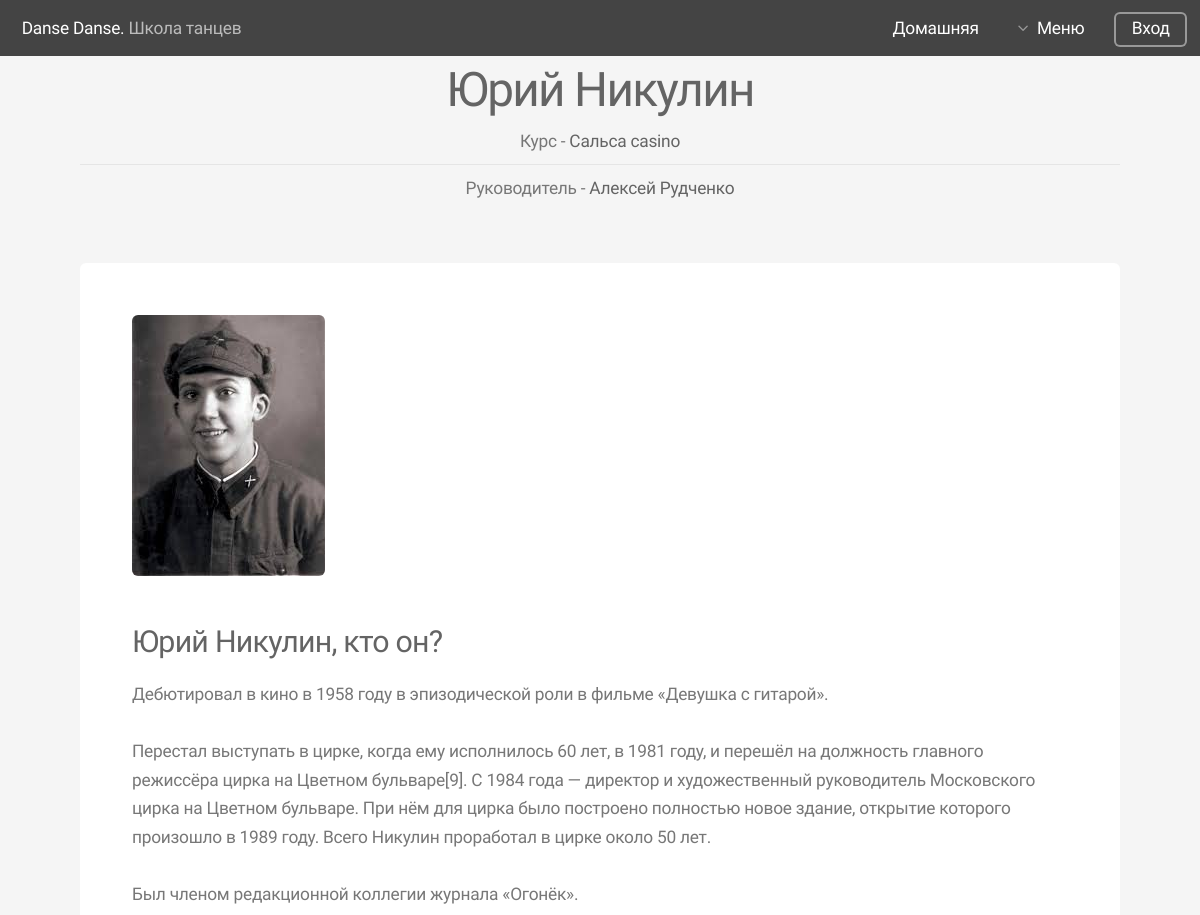
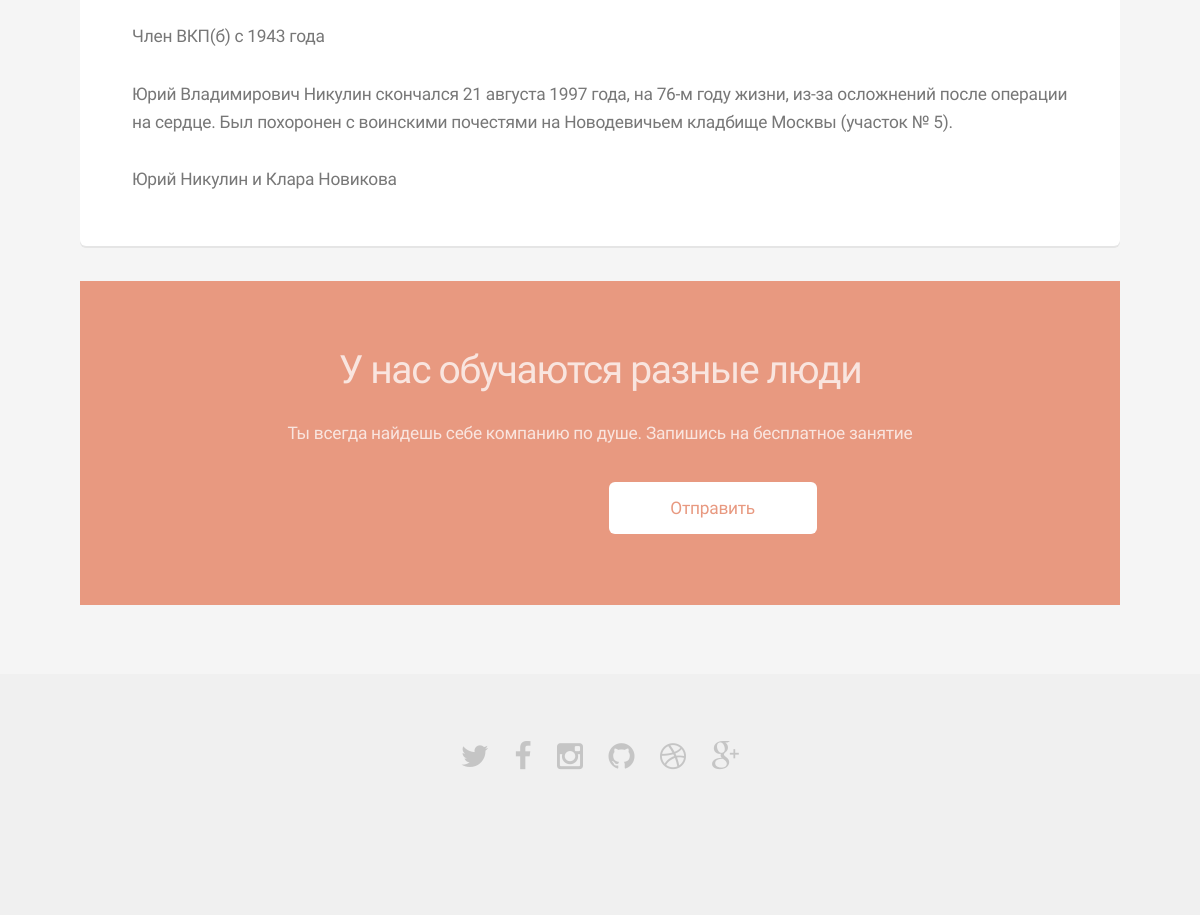
The app's page /students/1/ with its own data (2 pictures, top to bottom).
### students/models.py (models this page shows, shortened)
class Students(models.Model):
	photo = models.ImageField(verbose_name='Фото', null=True, max_length=100, help_text = 'Загрузите фотографию')
	name = models.CharField(null=True, verbose_name='Имя', max_length=50, help_text = 'Введите имя')
	surname = models.CharField(null=True, blank=True, verbose_name='Фамилия', max_length=50, help_text = 'Введите фамилию')
	date_of_birth = models.DateField(null=True, verbose_name='Дата рождения', help_text = 'Введите дату в формате ГГГГ-ММ-ДД')
	side = models.ForeignKey('instructors.Course', on_delete=models.CASCADE, null=True, verbose_name='Программа подготовки')
	lider = models.ForeignKey('instructors.Instructor', on_delete=models.CASCADE, null=True, verbose_name='Руководитель')
	description = models.TextField(null=True, blank=True, help_text = 'В данное поле вводится краткая биография и основные черты личности', verbose_name='Описание')
	gender = models.CharField(verbose_name='Пол', null=True, blank=True, max_length=1, choices = (('М', 'Мужчина'), ('Ж', 'Женщина')))

### instructors/models.py (models this page shows, shortened)
class Course(models.Model):
	name = models.CharField(null=True, max_length=225)
	def __str__(self):
		return self.name

class Instructor(models.Model):
	photo = models.ImageField(verbose_name='Имя', null=True, max_length=100, help_text = 'Загрузите фотографию')
	name = models.CharField(verbose_name='Имя', max_length=255, help_text = 'Введите имя')
	surname = models.CharField(verbose_name='Фамилия', max_length=225)
	gender = models.CharField(verbose_name='Пол', null=True, blank=True, max_length=1, choices = (('М', 'Мужчина'), ('Ж', 'Женщина')))
	course = models.ManyToManyField(Course, verbose_name='Курс')
	date_of_birth = models.DateField(null=True, blank=True)
	emaill = models.EmailField(unique=True, null=True)
	is_active = models.BooleanField(default=True)
	position = models.ForeignKey('Position', on_delete=models.CASCADE, null=True)
	user = models.OneToOneField(settings.AUTH_USER_MODEL, on_delete=models.CASCADE,null=True)
	description = models.TextField(null=True, blank=True, help_text = 'В данное поле вводится краткая биография и основные черты личности', verbose_name='О себе')
	phone = models.CharField(max_length = 15, null=True, blank=True)
	'''
	phone = models.CharField(max_length = 15, null=True, blank=True)
	slug = models.SlugField(unique=True)
	gender = models.CharField(max_length=1, choices = (('m', 'Male'), ('f', 'Female')))
	'''

### students/views.py (the view)
# urls.py: re_path(r'^students/(?P<students_id>\d+)/$', personal_stud, name='personal_stud'),
def personal_stud(request, students_id):
	person = get_object_or_404(Students, pk=students_id)
	return render (request, 'personal_stud.html', {'personal_stud':person})

### templates/personal_stud.html (shortened to what this page needs)
{% extends 'base.html' %}
{% load staticfiles %}
{% block main %}
		<br/><br/>
		<br/><br/><br/><br/><br/><br/>
					<section id="main" class="container">
				<header>
					<h2>{{ personal_stud.name }} {{ personal_stud.surname }}</h2>
						<ul class="alt">
							<li>Курс - <strong>{{ personal_stud.side }}</strong></li>
							<li>Руководитель - <strong>{{ personal_stud.lider.name }} {{ personal_stud.lider.surname }}</strong></li>
						</ul>
				</header>
				<div class="box">
					<div class="box alt"><span class="image"><img src="{{ personal_stud.photo.url }}" alt="" /></span></div>
					{% if personal_stud.gender == 'М' %}
					<h3>{{ personal_stud.name }} {{ personal_stud.surname }}, кто он?  </h3>
					{% else %}
					<h3>{{ personal_stud.name }} {{ personal_stud.surname }}, кто она? </h3>
					{% endif %}
					<p>{{ personal_stud.description|linebreaksbr }} </p>
				</div>
{% include 'inc_send_email.html' %}
			</section>
{% endblock %}

### static/css/skel.css (style rules this page uses)
html,body,div,span,applet,object,iframe,h1,h2,h3,h4,h5,h6,p,blockquote,pre,a,abbr,acronym,address,big,cite,code,del,dfn,em,img,ins,kbd,q,s,samp,small,strike,strong,sub,sup,tt,var,b,u,i,center,dl,dt,dd,ol,ul,li,fieldset,form,label,legend,table,caption,tbody,tfoot,thead,tr,th,td,article,aside,canvas,details,embed,figure,figcaption,footer,header,hgroup,menu,nav,output,ruby,section,summary,time,mark,audio,video { margin:0;padding:0;border:0;font-size:100%;font:inherit;vertical-align:baseline; }
article,aside,details,figcaption,figure,footer,header,hgroup,menu,nav,section { display:block; }
body { line-height:1; }
ol,ul { list-style:none; }
body { -webkit-text-size-adjust:none }
*, *:before, *:after { -moz-box-sizing: border-box; -webkit-box-sizing: border-box; box-sizing: border-box; }
body { min-width: 60em; }
.container { margin-left: auto; margin-right: auto; width: 60em; }

### static/css/style.css (style rules this page uses)
body { background: #f5f5f5; }
body, input, select, textarea { color: #777; font-family: "Source Sans Pro", sans-serif; font-size: 16pt; font-weight: 300; line-height: 1.65em; letter-spacing: -0.015em; }
strong, b { color: #646464; font-weight: 400; }
p { margin: 0 0 2em 0; }
h1, h2, h3, h4, h5, h6 { color: #646464; font-weight: 300; line-height: 1em; margin: 0 0 0.5em 0; }
h2 { font-size: 2.25em; line-height: 1.5em; letter-spacing: -0.035em; }
h3 { font-size: 1.75em; line-height: 1.5em; letter-spacing: -0.025em; }
.box { background: #fff; border-radius: 6px; box-shadow: 0 2px 0 0 #e5e5e5; margin: 0 0 2em 0; padding: 3em; }
.box > :last-child { margin-bottom: 0; }
.box.alt { background: none !important; border-radius: 0 !important; box-shadow: none !important; margin: 0 0 2em 0; padding: 0 !important; }
.image { border-radius: 6px; border: 0; display: inline-block; position: relative; }
.image img { border-radius: 6px; display: block; }
ul { list-style: disc; margin: 0 0 2em 0; padding-left: 1em; }
ul li { padding-left: 0.5em; }
ul.alt { list-style: none; padding-left: 0; }
ul.alt li { border-top: solid 1px #e5e5e5; padding: 0.5em 0; }
ul.alt li:first-child { border-top: 0; padding-top: 0; }
#main { padding: 4em 0; }
#main > header { text-align: center; margin: 0 0 3em 0; }
#main > header h2 { font-size: 2.75em; margin: 0; }
body.landing #main { margin-top: -14em; }

### static/css/style-wide.css (style rules this page uses)
body, input, select, textarea { font-size: 13pt; }

### static/css/style-normal.css (style rules this page uses)
body, input, select, textarea { font-size: 11pt; }

### records on screen
Students: name "Юрий", surname "Никулин", side "Сальса casino", lider.name "Алексей", lider.surname "Рудченко", photo (picture), description "Дебютировал в кино в 1958 году в эпизодической роли в фильме «Девушка с гитарой». Перестал выступать в цирке, когда ему исполнилось 60 лет, в 1981 году, и перешёл на должность главного режиссёра цирка на Цветном бульваре[9]. С 1984 года — директор и художественный руководитель Московского цирка на Цветном бульваре. При нём для цирка было построено полностью новое здание, открытие которого произошло в 1989 году. Всего Никулин проработал в цирке около 50 лет. Был членом редакционной коллегии журнала «Огонёк». Член ВКП(б) с 1943 года Юрий Владимирович Никулин скончался 21 августа 1997 года, на 76-м году жизни, из-за осложнений после операции на сердце. Был похоронен с воинскими почестями на…"
